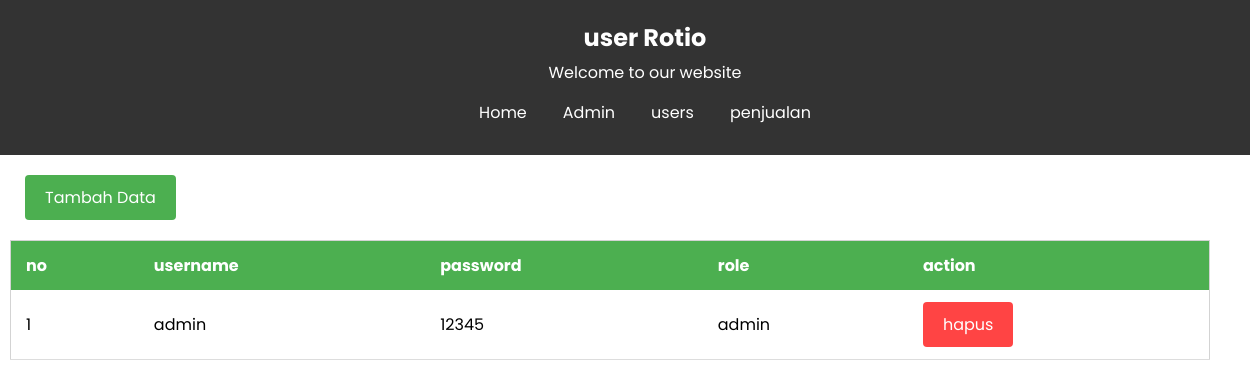
The page /admin_user.php (signed in) on the database its author committed.
### tables this page shows
CREATE TABLE `users` (
  `id` int(11) NOT NULL,
  `username` varchar(100) NOT NULL,
  `password` varchar(100) NOT NULL,
  `role` enum('admin','user') NOT NULL
);

### admin_user.php (the view, shortened to what this page needs)
<?php
require "koneksi.php" ;
$user_test = mysqli_query($koneksi,"SELECT * FROM users") ;
$user = [] ;
while($rot = mysqli_fetch_assoc($user_test)){
    $user[] = $rot ;
}
$i = 1;
?>
<!DOCTYPE html>
<html lang="en">
<head>
</head>
<body>
  <div class="header">
    <h1>user Rotio</h1>
    <p>Welcome to our website</p>
    <div class="navbar">
    <ul>
      <li><a href="index.php">Home</a></li>
      <li><a href="admin.php">Admin</a></li>
      <li><a href="admin_user.php">users</a></li>
      <li><a href="admin_penjualan.php">penjualan</a></li>
    </ul>
  </div>
  </div>
  <div class="container">
  <a class="btn-add" href="tambah.php">Tambah Data</a>
    <table>
      <thead>
        <tr>
          <th>no</th>
          <th>username</th>
          <th>password</th>
          <th>role</th>
          <th>action</th>
        </tr>
      </thead>
      <tbody>
        <?php foreach($user as $r) :?>
        <tr>
          <td><?= $i ;?></td>
          <?php $i++ ;?>
          <td><?= $r['username'] ;?></td>
          <td><?= $r['password'] ;?></td>
          <td><?= $r['role'] ;?></td>
          <td>
            <a class="button button-delete" href="hapusadmin.php?id=<?= $r['id'] ;?>">hapus</a>
          </td>
        </tr>
        <?php endforeach ;?>
      </tbody>
    </table>
</body>
</html>

### admin_user.php (style rules this page uses)
* { font-family : 'poppins' ; }
body { margin: 0; padding: 0; }
.header { background-color: #333; color: #fff; padding: 20px; text-align: center; position: relative; width: 100%; }
.header h1 { margin: 0; font-size: 24px; }
.header p { margin: 5px 0; font-size: 16px; }
.navbar { background-color: #333; padding: 10px; display: flex; justify-content: center; }
.navbar ul { list-style-type: none; margin: 0; padding: 0; display: flex; }
.navbar li { margin-right: 20px; }
.navbar li:last-child { margin-right: 0; }
.navbar a { color: #fff; text-decoration: none; font-size: 16px; padding: 8px; transition: color 0.3s ease; }
.container { max-width: 1200px; margin: 0 auto; padding: 20px; }
table { width: 100%; border-collapse: collapse; margin-top: 20px; margin-left: -15px; margin-right: -15px; border : 1px solid lightgray ; }
th, td { padding: 12px 15px; text-align: left; }
th { background-color: #4CAF50; color: #fff; }
td { border-bottom: 1px solid #ddd; }
.btn-add { display: inline-block; background-color: #4CAF50; color: #fff; padding: 10px 20px; border: none; border-radius: 4px; font-size: 16px; cursor: pointer; transition: background-color 0.3s ease; text-decoration : none ; }
.button { display: inline-block; padding: 10px 20px; font-size: 16px; border-radius: 4px; text-decoration: none; transition: background-color 0.3s ease; cursor: pointer; color : white ; }
.button-delete { background-color: #ff4444; border: none; }

### rows shown on the page
users: username "admin", password "12345", role "admin"
